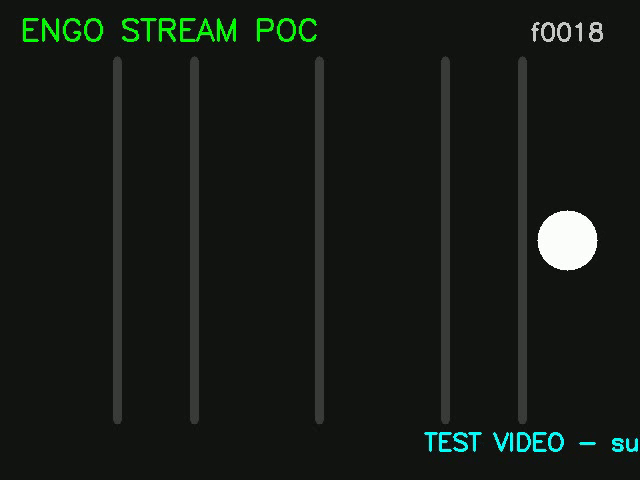
#> input picture frame 18 of dev/engo-stream-poc/demo.mp4, 640 x 480 px
$ python stream.py
#> lines starting #> are read from the running program, lines starting #| are printed output that depends on the picture; after the words box and inside, x2 and y2 are one past the last pixel; in counts of white or black regions, pixels touching at a corner belong together
### dev/engo-stream-poc/convert.py
"""Video frame -> 1-bit bitmap conversion + tile splitting."""

import cv2
import numpy as np

BAYER4 = np.array([
    [0, 8, 2, 10],
    [12, 4, 14, 6],
    [3, 11, 1, 9],
    [15, 7, 13, 5],
], dtype=np.float32) / 16.0


BLACK = object()  # sentinel: tile known to be black on screen


def to_1bit(bgr, w: int, h: int, mode: str = "bayer", invert: bool = False,
            black_cut: float = 0.0, thresh_level: float = 0.5):
    """Resize to w x h and binarize. Returns a bool array (h, w).

    invert: light background -> black background (maximizes black tiles on OLED).
    black_cut: grays below this become pure black BEFORE dithering
               (kills dither noise in dark areas -> skippable tiles).
    """
    small = cv2.resize(bgr, (w, h), interpolation=cv2.INTER_AREA)
    gray = cv2.cvtColor(small, cv2.COLOR_BGR2GRAY).astype(np.float32) / 255.0
    if invert:
        gray = 1.0 - gray
    if black_cut > 0:
        gray = np.where(gray < black_cut, 0.0, gray)
    if mode == "thresh":
        return gray > thresh_level
    if mode == "fs":
        return _floyd_steinberg(gray)
    # Ordered 4x4 Bayer (fast, realtime)
    t = BAYER4[np.arange(h)[:, None] % 4, np.arange(w)[None, :] % 4]
    return gray > t


# [35 lines left out: functions _floyd_steinberg, extract_tiles, not called in this run]


def plan_tiles(bw, tile, ox, oy, prev, mode="delta", skip_black=False, crop=False):
    """Plan the send operations for one frame.

    Returns (ops, n_total) with ops = ('send'|'clear', ax, ay, tw, th, payload|None).
    - mode='delta': only resend changed tiles.
    - skip_black: never resend a tile that is already black on screen;
      a tile that TURNS black gets a 'clear' (cheap: command only).
    - crop: restrict to the non-black content bbox; tiles falling out
      of frame get a 'clear' (avoids ghost pixels).
    Assumption: screen cleared at start (missing key in prev = black).
    """
    h, w = bw.shape
    if crop:
        ys, xs = np.nonzero(bw)
        if xs.size == 0:
            regions = []
        else:
            x0 = (int(xs.min()) // tile) * tile
            y0 = (int(ys.min()) // tile) * tile
            x1 = min(w, (int(xs.max()) // tile + 1) * tile)
            y1 = min(h, (int(ys.max()) // tile + 1) * tile)
            regions = [(x0, y0, x1, y1)]
    else:
        regions = [(0, 0, w, h)]
    ops = []
    current = set()
    n_total = 0
    for rx0, ry0, rx1, ry1 in regions:
        for ty in range(ry0, ry1, tile):
            for tx in range(rx0, rx1, tile):
                t = bw[ty:ty + tile, tx:tx + tile]
                th, tw = t.shape
                key = (ox + tx, oy + ty)
                current.add(key)
                n_total += 1
                old = prev.get(key)
                if not t.any():
                    if skip_black:
                        if old is BLACK or old is None:
                            prev[key] = BLACK
                            continue
                        ops.append(("clear", ox + tx, oy + ty, tw, th, None))
                        prev[key] = BLACK
                        continue
                    payload = bytes((tw // 8) * th)
                    if mode == "delta" and old == payload:
                        continue
                    ops.append(("send", ox + tx, oy + ty, tw, th, payload))
                    prev[key] = payload
                    continue
                payload = np.packbits(t, axis=1).tobytes()
                if mode == "delta" and old == payload:
                    continue
                ops.append(("send", ox + tx, oy + ty, tw, th, payload))
                prev[key] = payload
    for key, old in list(prev.items()):
        if key not in current and old is not BLACK and old is not None:
            ops.append(("clear", key[0], key[1], tile, tile, None))
            prev[key] = BLACK
    return ops, n_total

### dev/engo-stream-poc/protocol.py
"""ActiveLook wire protocol (BLE GATT).

Sources:
- UUIDs + demo frames (clear, 0x37 text): Arduino thread "Writing to a BLE
  Characteristic" (commands from the official ActiveLook API).
- img* commands (0x40-0x45): MicroOLED patent EP4090057 / US20240233588.

Observed format: frames start with 0xFF and end with 0xAA.
Commands larger than the MTU go out as several GATT writes; the glasses
reassemble them using the FF...AA framing.

TO VALIDATE on hardware: imgStream (candidate A below) and the meaning
of the 5 text parameter bytes.
"""

import struct

# --- GATT (observed, Arduino thread) ---
AL_SVC = "0783B03E-8535-B5A0-7140-A304D2495CB7"
AL_RX = "0783B03E-8535-B5A0-7140-A304D2495CBA"  # central -> glasses (write)
AL_TX = "0783B03E-8535-B5A0-7140-A304D2495CB8"  # glasses -> central (notify)
AL_CTL = "0783B03E-8535-B5A0-7140-A304D2495CB9"
ADV_PREFIX = "A.LooK"

# --- Known frames (replay verbatim) ---
CLEAR = bytes([0xFF, 0x01, 0x00, 0x05, 0xAA])
HELLO_DEMO = bytes.fromhex("FF3700140098008000020F68656C6C6F203000AA")

CMD_TEXT = 0x37
CMD_IMG_STREAM = 0x44
# Text demo params: X=20, Y=152 then these 5 bytes (exact meaning unknown,
# probably rotation/font/size/color). Replayed verbatim.
TEXT_DEMO_PARAMS = bytes([0x00, 0x80, 0x00, 0x02, 0x0F])


# [25 lines left out: functions build_text, build_imgstream_frame, build_imgstream, not called in this run]


def chunk_count(payload_len: int, mtu_payload: int = 244) -> int:
    """Number of BLE chunks needed (11B body + 2B framing + payload)."""
    total = 13 + payload_len
    return (total + mtu_payload - 1) // mtu_payload


def chunk_frame(frame: bytes, mtu_payload: int = 244) -> list:
    """Split any frame (clear, text...) into BLE chunks."""
    return [frame[i:i + mtu_payload] for i in range(0, len(frame), mtu_payload)]

### dev/engo-stream-poc/transport_emu.py
"""ENGO/ActiveLook glasses emulator + BLE transport simulation.

- 304x256 1-bit canvas (the real HUD resolution).
- BLE throughput simulation: each sent tile costs
      len(payload)/throughput + n_chunks * chunk_ms + cmd_ms
  (counted as simulated time; also slows wall time via time_scale).
- Realtime display (cv2) + optional recording of what the
  glasses would show (with simulated pacing, at 10 fps).
"""

import time

import cv2
import numpy as np

from protocol import chunk_count

CANVAS_W, CANVAS_H = 304, 256


class EmuGlasses:
    def __init__(self, throughput=15000, mtu_payload=244, cmd_ms=30.0, chunk_ms=5.0,
                 time_scale=1.0, headless=False, show_scale=2, record_path=None):
        self.throughput = throughput
        self.mtu_payload = mtu_payload
        self.cmd_s = cmd_ms / 1000.0
        self.chunk_s = chunk_ms / 1000.0
        self.time_scale = time_scale
        self.headless = headless
        self.show_scale = show_scale
        self.canvas = np.zeros((CANVAS_H, CANVAS_W), dtype=np.uint8)
        # Stats (simulated time = real-hardware prediction)
        self.sim_time = 0.0
        self.sim_bytes = 0
        self.sim_chunks = 0
        self.frames = 0
        self.tiles = 0
        self.clears = 0
        self.texts = 0
        self.wall_start = time.time()
        self.rec = None
        if record_path:
            self.rec = cv2.VideoWriter(
                record_path, cv2.VideoWriter_fourcc(*"mp4v"), 10, (CANVAS_W, CANVAS_H))

    def send_tile(self, x, y, w, h, payload: bytes):
        """Simulate the BLE send of an imgStream tile, then draw it on the canvas."""
        n = chunk_count(len(payload), self.mtu_payload)
        dt = len(payload) / self.throughput + n * self.chunk_s + self.cmd_s
        self.sim_time += dt
        self.sim_bytes += len(payload)
        self.sim_chunks += n
        self.tiles += 1
        if self.time_scale > 0:
            time.sleep(dt * self.time_scale)
        arr = np.frombuffer(payload, dtype=np.uint8).reshape(h, w // 8)
        bits = np.unpackbits(arr, axis=1)[:, :w]
        self.canvas[y:y + h, x:x + w] = bits * 255

    # [33 lines left out: functions clear_all, send_text, clear_tile, not called in this run]

    def render(self, overlay_lines, sim_dt):
        if self.rec is not None:
            bgr = cv2.cvtColor(self.canvas, cv2.COLOR_GRAY2BGR)
            for _ in range(max(1, round(sim_dt * 10))):
                self.rec.write(bgr)
        if self.headless:
            return True
        view = cv2.resize(self.canvas, (CANVAS_W * self.show_scale, CANVAS_H * self.show_scale),
                          interpolation=cv2.INTER_NEAREST)
        view = cv2.cvtColor(view, cv2.COLOR_GRAY2BGR)
        for i, line in enumerate(overlay_lines):
            cv2.putText(view, line, (8, 20 + i * 18), cv2.FONT_HERSHEY_SIMPLEX,
                        0.5, (0, 255, 0), 1, cv2.LINE_AA)
        cv2.imshow("ENGO emulator - q to quit", view)
        return (cv2.waitKey(1) & 0xFF) != ord("q")

    def summary(self):
        wall = time.time() - self.wall_start
        fps = self.frames / self.sim_time if self.sim_time > 0 else 0
        return {
            "frames": self.frames,
            "tiles": self.tiles,
            "clears": self.clears,
            "texts": self.texts,
            "bytes": self.sim_bytes,
            "chunks": self.sim_chunks,
            "sim_time": self.sim_time,
            "sim_fps": fps,
            "sim_latency_ms": (self.sim_time / self.frames * 1000) if self.frames else 0,
            "wall_time": wall,
        }

    def close(self):
        if self.rec is not None:
            self.rec.release()
        if not self.headless:
            cv2.destroyAllWindows()

### dev/engo-stream-poc/stream.py
"""Entry point: video -> 1-bit -> tiles -> glasses (emulated or real).

Examples:
  python stream.py                                             # demo + emu, 128x96, delta
  python stream.py --width 288 --height 256 --skip-black --black-cut 0.15
  python stream.py --src 0 --invert auto                       # webcam, force dark background
  python stream.py --crop-content --tile 16                    # fine tiles + content bbox
  python stream.py --headless --record emu_out.mp4 --max-frames 150 --time-scale 0
  python stream.py --transport ble --ble-discover               # phase 2: real hardware
"""

import argparse
import asyncio
import sys
import time

import cv2

from convert import plan_tiles, to_1bit
from transport_emu import CANVAS_H, CANVAS_W, EmuGlasses


def snap(v, m):
    return max(m, (v // m) * m)


def decide_invert(frame, args):
    """Payoff check: does inversion gain black? Compare white ratios."""
    if args.invert == "on":
        return True
    if args.invert == "off":
        return False
    a = to_1bit(frame, args.width, args.height, args.dither, False,
                args.black_cut, args.thresh_level)
    b = to_1bit(frame, args.width, args.height, args.dither, True,
                args.black_cut, args.thresh_level)
    inv = b.mean() < a.mean()
    print(f"auto-invert: {'ON (light background detected)' if inv else 'OFF (already dark)'} "
          f"[white {a.mean() * 100:.1f}% -> {b.mean() * 100:.1f}%]")
    return inv


def run_emu(args):
    cap = cv2.VideoCapture(int(args.src) if args.src.isdigit() else args.src)
    if not cap.isOpened():
        sys.exit(f"Cannot open source: {args.src}")
    emu = EmuGlasses(throughput=args.throughput, mtu_payload=args.mtu - 3,
                     cmd_ms=args.cmd_ms, chunk_ms=args.chunk_ms,
                     time_scale=args.time_scale, headless=args.headless,
                     show_scale=args.show_scale, record_path=args.record)
    ox, oy = (CANVAS_W - args.width) // 2, (CANVAS_H - args.height) // 2
    prev = {}
    invert = None
    frames = 0
    t0 = time.time()
    try:
        while True:
            ok, frame = cap.read()
            if not ok:  # loop the video
                cap.set(cv2.CAP_PROP_POS_FRAMES, 0)
                continue
            if invert is None:
                invert = decide_invert(frame, args)
            bw = to_1bit(frame, args.width, args.height, args.dither, invert,
                         args.black_cut, args.thresh_level)
            ops, n_total = plan_tiles(bw, args.tile, ox, oy, prev, args.mode,
                                      args.skip_black, args.crop_content)
            sim_before = emu.sim_time
            n_send = n_clear = 0
            for action, ax, ay, tw, th, payload in ops:
                if action == "send":
                    emu.send_tile(ax, ay, tw, th, payload)
                    n_send += 1
                else:
                    emu.clear_tile(ax, ay, tw, th)
                    n_clear += 1
            emu.frames += 1
            frames += 1
            fps = emu.frames / emu.sim_time if emu.sim_time > 0 else 0
            overlay = [
                f"{args.width}x{args.height} {args.mode} inv={invert} blk={args.skip_black}",
                f"sim: {fps:.1f} fps | {emu.sim_time / emu.frames * 1000:.0f} ms/f",
                f"ops: {n_send}S+{n_clear}C/{n_total} | {emu.sim_bytes / 1024:.0f} KB",
            ]
            if not emu.render(overlay, emu.sim_time - sim_before):
                break
            if frames == 1 or frames % 30 == 0:
                print(f"frame {frames}: {n_send}S+{n_clear}C/{n_total} tiles, "
                      f"sim_fps={fps:.2f}, sim={emu.sim_time:.1f}s, wall={time.time() - t0:.1f}s")
            if args.max_frames and frames >= args.max_frames:
                break
    finally:
        cap.release()
        s = emu.summary()
        emu.close()
    print("\n=== SUMMARY (simulated time = real-hardware prediction) ===")
    print(f"frames={s['frames']}  ops={s['tiles']} (incl. clears={s['clears']})  "
          f"bytes={s['bytes']} ({s['bytes'] / 1024:.1f} KB)")
    print(f"simulated time={s['sim_time']:.1f}s  -> {s['sim_fps']:.2f} fps, "
          f"latency ~{s['sim_latency_ms']:.0f} ms/frame")
    print(f"wall={s['wall_time']:.1f}s (source ~{args.src_fps_hint} fps -> "
          f"showing 1 frame out of {args.src_fps_hint / s['sim_fps']:.1f})")


# [58 lines left out: function run_ble, not called in this run]


def main():
    p = argparse.ArgumentParser(description="Stream video -> ENGO glasses (POC)")
    p.add_argument("--src", default="demo.mp4", help="video file or webcam index ('0')")
    p.add_argument("--width", type=int, default=128, help="sent width (multiple of --tile)")
    p.add_argument("--height", type=int, default=96, help="sent height (multiple of --tile)")
    p.add_argument("--dither", default="bayer", choices=["bayer", "thresh", "fs"])
    p.add_argument("--thresh-level", type=float, default=0.5,
                   help="thresh mode cutoff (0.2 keeps mid-grays as flats)")
    p.add_argument("--mode", default="delta", choices=["full", "delta"])
    p.add_argument("--tile", type=int, default=32, help="tile size (e.g. 16, 32, 64)")
    p.add_argument("--skip-black", action="store_true",
                   help="never send an already-black tile (OLED)")
    p.add_argument("--invert", default="off", choices=["off", "on", "auto"],
                   help="light background -> black to maximize skipped tiles")
    p.add_argument("--black-cut", type=float, default=0.0,
                   help="grays below this become pure black before dithering (e.g. 0.15)")
    p.add_argument("--crop-content", action="store_true",
                   help="restrict to the non-black content bbox")
    p.add_argument("--throughput", type=int, default=15000, help="simulated BLE bytes/s")
    p.add_argument("--mtu", type=int, default=247)
    p.add_argument("--cmd-ms", type=float, default=30.0, help="firmware overhead per command")
    p.add_argument("--chunk-ms", type=float, default=5.0, help="overhead per BLE chunk")
    p.add_argument("--time-scale", type=float, default=1.0, help="1=realtime, 0=instant")
    p.add_argument("--headless", action="store_true")
    p.add_argument("--show-scale", type=int, default=2)
    p.add_argument("--record", default=None, help="record the glasses view (mp4)")
    p.add_argument("--max-frames", type=int, default=0)
    p.add_argument("--src-fps-hint", type=float, default=15.0)
    p.add_argument("--transport", default="emu", choices=["emu", "ble"])
    p.add_argument("--ble-discover", action="store_true")
    p.add_argument("--ble-dump", default=None, metavar="MAC")
    p.add_argument("--ble-address", default=None)
    p.add_argument("--ble-write-uuid", default=None)
    args = p.parse_args()
    # Align to 8px (packbits), not to the tile: partial edges are
    # handled (e.g. 304 = 9 tiles of 32 + one 16px edge).
    args.width, args.height = snap(args.width, 8), snap(args.height, 8)
    args.width, args.height = min(args.width, CANVAS_W), min(args.height, CANVAS_H)
    print(f"Config: {args.width}x{args.height} mode={args.mode} tile={args.tile} "
          f"dither={args.dither} skipblk={args.skip_black} inv={args.invert} "
          f"blkcut={args.black_cut} crop={args.crop_content}")
    if args.transport == "ble":
        run_ble(args)
    else:
        run_emu(args)
#> in run_emu, frame is the input picture: shape (480, 640, 3); mean B, G, R 21.7, 26.3, 21.7
#> in run_emu, `invert = decide_invert(frame, args)`: invert = False
#> in to_1bit, `small = cv2.resize(bgr, (w, h), interpolation=cv2.INTER_AREA)`:
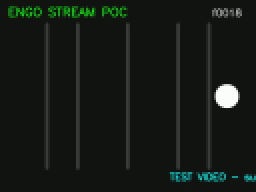
#> small: shape (96, 128, 3) (shown 2 times larger); mean B, G, R 21.7, 26.3, 21.7
#> in to_1bit, `gray = cv2.cvtColor(small, cv2.COLOR_BGR2GRAY).astype(np.float32) / 25..`:
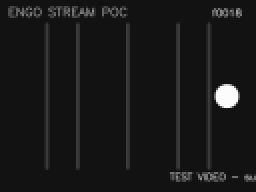
#> gray: shape (96, 128) float32 (shown 2 times larger); min 0.0667, max 0.988, mean 0.0955
#> in to_1bit, `return gray > t`:
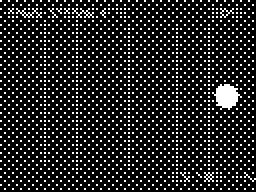
#> returned value: shape (96, 128) bool (shown 2 times larger); 14.8% white in thin lines or dots
#> after the loop in plan_tiles, `for rx0, ry0, rx1, ry1 in regions:`:
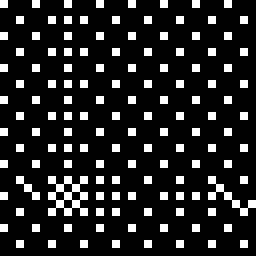
#> t: shape (32, 32) bool (shown 8 times larger); 14.6% white in thin lines or dots
#> after the loop in plan_tiles, `for rx0, ry0, rx1, ry1 in regions:`: current = 12 items; n_total = 12; ops = 12 items
#> the loop in plan_tiles, `for key, old in list(prev.items()):` made 12 passes
#> key on passes 1 to 8: (88, 80), (120, 80), (152, 80), (184, 80), (88, 112), (120, 112), (152, 112), (184, 112)
#> in run_emu, `ops, n_total = plan_tiles(bw, args.tile, ox, oy, prev, args.mode, args..`: n_total = 12
#> the loop in run_emu, `for action, ax, ay, tw, th, payload in ops:` made 12 passes
#> (ax, ay) on passes 1 to 8: (88, 80), (120, 80), (152, 80), (184, 80), (88, 112), (120, 112), (152, 112), (184, 112)
#> pass 1, in send_tile, `bits = np.unpackbits(arr, axis=1)[:, :w]`:
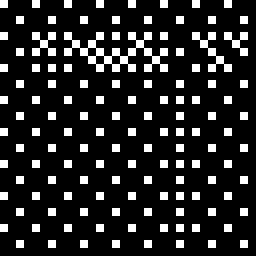
#> bits: shape (32, 32) (shown 8 times larger); values 0 (black) and 1 (white), 15.4% white in thin lines or dots
#> after the loop in run_emu, `for action, ax, ay, tw, th, payload in ops:`: n_clear = 0; n_send = 12
#> in run_emu, `emu.frames += 1`: emu.frames = 1
#> in run_emu, `fps = emu.frames / emu.sim_time if emu.sim_time > 0 else 0`: fps = 1.91
#> in run_emu, `overlay = [ f"{args.width}x{args.height} {args.mode} inv={invert} blk=..`: overlay = ['128x96 delta inv=False blk=False', 'sim: 1.9 fps | 522 ms/f', 'ops: 12S+0C/12 | 2 KB']
#> in render, `view = cv2.resize(self.canvas, (CANVAS_W * self.show_scale, CANVAS_H *..`:
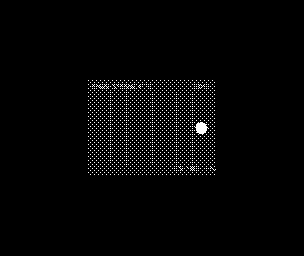
#> self.canvas: shape (256, 304); 2.3% white in thin lines or dots, all inside (x1, y1, x2, y2) = (88, 80, 216, 175)
#> the loop in render, `for i, line in enumerate(overlay_lines):` made 3 passes
#> line on passes 1 to 3: '128x96 delta inv=False blk=False', 'sim: 1.9 fps | 522 ms/f', 'ops: 12S+0C/12 | 2 KB'
#> after the loop in render, `for i, line in enumerate(overlay_lines):`:
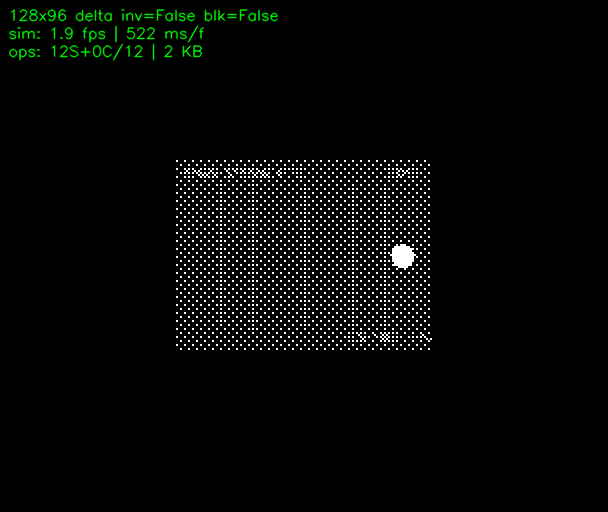
#> view: shape (512, 608, 3); mean B, G, R 5.9, 7.3, 5.9
#> (key q is pressed here)
#> in summary, `fps = self.frames / self.sim_time if self.sim_time > 0 else 0`: fps = 1.91
#> in run_emu, `s = emu.summary()`: s = 10 items
#| frames=1  ops=12 (incl. clears=0)  bytes=1536 (1.5 KB)
#| simulated time=0.5s  -> 1.91 fps, latency ~522 ms/frame
#| wall=0.2s (source ~15.0 fps -> showing 1 frame out of 7.8)


if __name__ == "__main__":
    main()

$ run again, starting later in the video
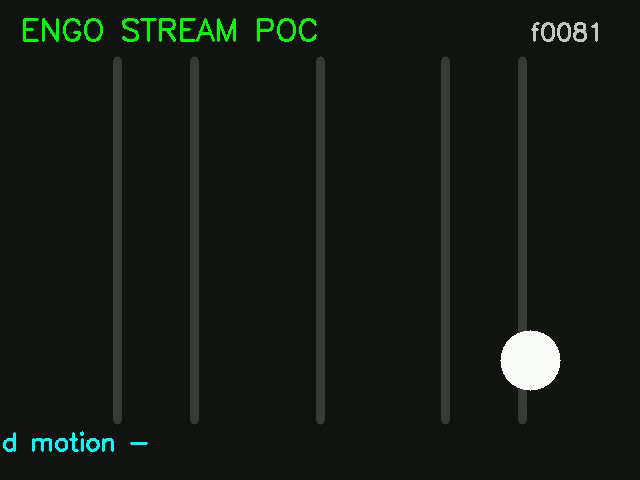
#> input picture frame 81 of dev/engo-stream-poc/demo.mp4, 640 x 480 px
#> in run_emu, frame is the input picture: shape (480, 640, 3); mean B, G, R 21.2, 25.9, 21.6
#> invert = False
#> after the loop in plan_tiles, `for rx0, ry0, rx1, ry1 in regions:`:
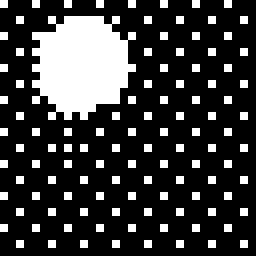
#> t: shape (32, 32) bool (shown 8 times larger); 22.6% white; 108 white regions (107 under 20 px), largest, box (x1, y1, x2, y2) and area: (4, 2, 17, 15) 124
#> after the loop in plan_tiles, `for rx0, ry0, rx1, ry1 in regions:`: current = 12 items; n_total = 12; ops = 12 items
#> the loop in plan_tiles, `for key, old in list(prev.items()):` made 12 passes
#> key on passes 1 to 8: (88, 80), (120, 80), (152, 80), (184, 80), (88, 112), (120, 112), (152, 112), (184, 112)
#> in run_emu, `ops, n_total = plan_tiles(bw, args.tile, ox, oy, prev, args.mode, args..`: n_total = 12
#> the loop in run_emu, `for action, ax, ay, tw, th, payload in ops:` made 12 passes
#> (ax, ay) on passes 1 to 8: (88, 80), (120, 80), (152, 80), (184, 80), (88, 112), (120, 112), (152, 112), (184, 112)
#> after the loop in run_emu, `for action, ax, ay, tw, th, payload in ops:`: n_clear = 0; n_send = 12
#> emu.frames = 1
#> in run_emu, `fps = emu.frames / emu.sim_time if emu.sim_time > 0 else 0`: fps = 1.91
#> overlay = ['128x96 delta inv=False blk=False', 'sim: 1.9 fps | 522 ms/f', 'ops: 12S+0C/12 | 2 KB']
#> self.canvas: shape (256, 304); 2.3% white in thin lines or dots, all inside (x1, y1, x2, y2) = (88, 80, 215, 175)
#> the loop in render, `for i, line in enumerate(overlay_lines):` made 3 passes
#> line on passes 1 to 3: '128x96 delta inv=False blk=False', 'sim: 1.9 fps | 522 ms/f', 'ops: 12S+0C/12 | 2 KB'
#> after the loop in render, `for i, line in enumerate(overlay_lines):`:
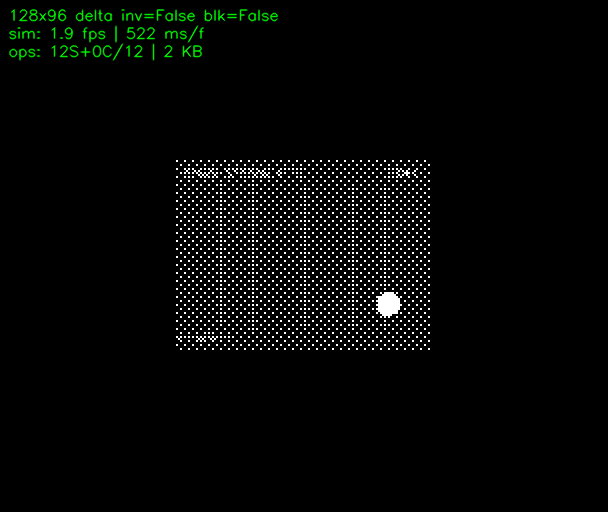
#> view: shape (512, 608, 3); mean B, G, R 5.9, 7.3, 5.9
#> in summary, `fps = self.frames / self.sim_time if self.sim_time > 0 else 0`: fps = 1.91
#> s = 10 items
#| frames=1  ops=12 (incl. clears=0)  bytes=1536 (1.5 KB)
#| simulated time=0.5s  -> 1.91 fps, latency ~522 ms/frame
#| wall=0.3s (source ~15.0 fps -> showing 1 frame out of 7.8)
